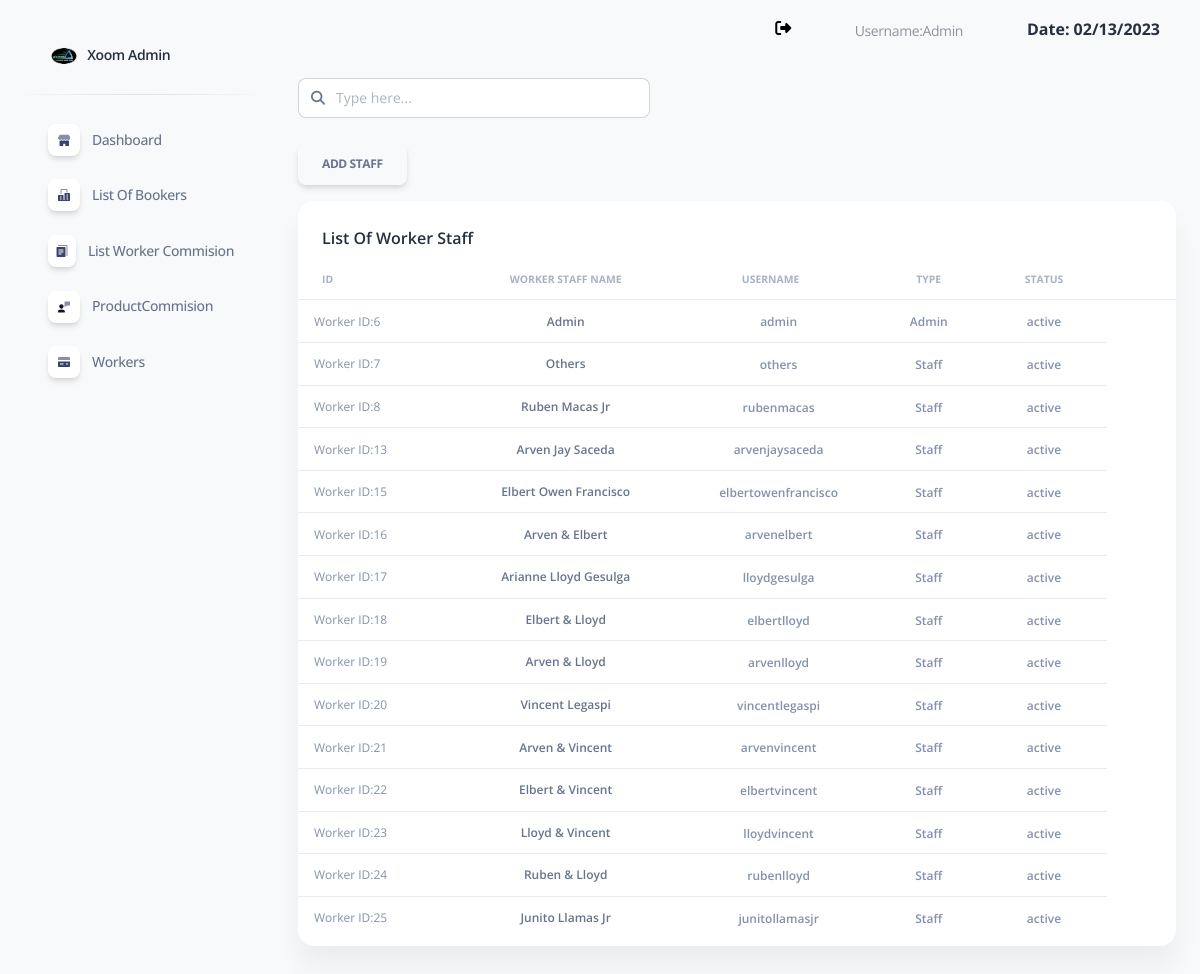
Page /index.php/main_controller/listofworkers on the committed database.
### tables this page shows
CREATE TABLE `worker` (
  `worker_id` int NOT NULL,
  `name` varchar(50) NOT NULL,
  `username` varchar(50) NOT NULL,
  `password` varchar(50) NOT NULL,
  `user_type` varchar(50) NOT NULL,
  `status` varchar(50) NOT NULL
);

### application/controllers/Main_Controller.php (called while the page is built, shortened)
<?php
class Main_Controller extends CI_Controller {
    public function listofworkers(){
        $this->load->model('MainModel');
        $val['details'] = $this->MainModel->listofworkers();
        $this->load->view('admin/template/header');
        $this->load->view('admin/workerlist',$val);
    }
}

### index.php (called while the page is built, shortened)
<?php
require_once BASEPATH.'core/CodeIgniter.php';

### application/models/MainModel.php (called while the page is built, shortened)
<?php
class MainModel extends CI_Model{
   public function listofworkers(){
      $query = $this->db->select('*')->from('worker')->get();
      return $query->result();
   }
}

### application/views/admin/workerlist.php (the view, shortened to what this page needs)
  <link rel="stylesheet" type="text/css" href="assets/jqueryui/jquery-ui.min.css">
<div class="container-fluid py-4">
  <div class="row">
    <div class="col-md-5 col-sm-8">
        <div class="input-group">
          <span class="input-group-text text-body"><i class="fas fa-search" aria-hidden="true"></i></span>
          <input type="text" id="Search"  class="form-control" placeholder="Type here...">
        </div>
    </div>
  </div>
  <br>
  <div class="row">
      <div class="col-md-3 col-sm-3">
 <button data-toggle="modal" href="#ModalAddWorker" type="button" class="btn btn-default">Add Staff</button>
      </div>
  </div>
  <div class="row">
    <div class="col-12 col-sm-12">
      <div class="card mb-4">
        <div class="card-header pb-0">
          <h6>List Of Worker Staff</h6>
        </div>
        <div class="card-body px-0 pt-0 pb-2">
          <div class="table-responsive p-0">
            <table class="table align-items-center mb-0">
              <thead>
                <tr>
                  <th class="text-uppercase text-secondary text-xxs font-weight-bolder opacity-7">ID</th>
                  <th class="text-center text-uppercase text-secondary text-xxs font-weight-bolder opacity-7">Worker Staff Name</th>
                  <th class="text-center text-uppercase text-secondary text-xxs font-weight-bolder opacity-7 ps-2">Username</th>
                  <th class="text-center text-uppercase text-secondary text-xxs font-weight-bolder opacity-7">Type</th>
                  <th class="text-center text-uppercase text-secondary text-xxs font-weight-bolder opacity-7">Status</th>
                  <th class="text-secondary opacity-7"></th>
                </tr>
              </thead>
              <tbody id="TableID">
              	  <?php
                  foreach ($details as $s) {
                  ?>
                  <tr data-toggle="modal" class="select_workerstaff" href="#ModalWorkersDetails" worker_id = "<?php echo $s->worker_id?>">
                  <td>
                    <div class="d-flex px-2 py-1">
                      <div class="d-flex flex-column justify-content-center">
                        <p class="text-xs text-secondary mb-0">Worker ID:<?php echo $s->worker_id;?></p>
                      </div>
                    </div>
                  </td>
                  <td class="align-middle text-center">
                     <p class="text-xs font-weight-bold mb-0"><?php echo $s->name?></p>
                  </td>
                  <td class="align-middle text-center">
                    <span class="text-secondary text-xs font-weight-bold"><?php echo $s->username;?></span>
                  </td>
                  <td class="align-middle text-center">
                    <span class="text-secondary text-xs font-weight-bold"><?php echo $s->user_type;?></span>
                  </td>
                  <td class="align-middle text-center">
                    <span class="text-secondary text-xs font-weight-bold"><?php echo $s->status;?></span>
                  </td>
                </tr>
                <?php   }  ?>
              </tbody>
            </table>
          </div>
        </div>
      </div>
    </div>
  </div>

### rows in the picture
worker: worker_id "6", name "Admin", username "admin", user_type "Admin", status "active"
worker: worker_id "7", name "Others", username "others", user_type "Staff", status "active"
worker: worker_id "8", name "Ruben Macas Jr", username "rubenmacas", user_type "Staff", status "active"
worker: worker_id "13", name "Arven Jay Saceda", username "arvenjaysaceda", user_type "Staff", status "active"
worker: worker_id "15", name "Elbert Owen Francisco", username "elbertowenfrancisco", user_type "Staff", status "active"
worker: worker_id "16", name "Arven & Elbert", username "arvenelbert", user_type "Staff", status "active"
worker: worker_id "17", name "Arianne Lloyd Gesulga", username "lloydgesulga", user_type "Staff", status "active"
worker: worker_id "18", name "Elbert & Lloyd", username "elbertlloyd", user_type "Staff", status "active"
worker: worker_id "19", name "Arven & Lloyd", username "arvenlloyd", user_type "Staff", status "active"
worker: worker_id "20", name "Vincent Legaspi", username "vincentlegaspi", user_type "Staff", status "active"
worker: worker_id "21", name "Arven & Vincent", username "arvenvincent", user_type "Staff", status "active"
worker: worker_id "22", name "Elbert & Vincent", username "elbertvincent", user_type "Staff", status "active"
worker: worker_id "23", name "Lloyd & Vincent", username "lloydvincent", user_type "Staff", status "active"
worker: worker_id "24", name "Ruben & Lloyd", username "rubenlloyd", user_type "Staff", status "active"
worker: worker_id "25", name "Junito Llamas Jr", username "junitollamasjr", user_type "Staff", status "active"
